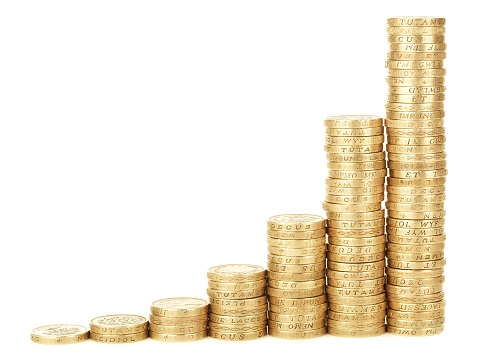
#> input picture coins.jpeg, 484 x 359 px
$ python -i transform_images.py   (imports and definitions only)
#> lines starting #> are read from the running program, lines starting #| are printed output that depends on the picture
from PIL import Image, ImageEnhance


def openImageFile(filename):
#> called with filename = 'coins.jpeg'
    return Image.open(filename)
#> returned value is the input picture: PIL image 484x359 RGB; mean R, G, B 243.2, 234.9, 219.1


def saveImageFile(file, file_type):
    try:
        file.save(file, file_type)
    except IOError:
        print("Error ", IOError)


def modifyFileName(image, add):
    arr = image.filename.split('.')
    return arr[0] + add + "." + arr[1], arr[1]


def flipLeftToRight(filename):
    input_image = openImageFile(filename)
    output_image = input_image.transpose(Image.FLIP_LEFT_RIGHT)
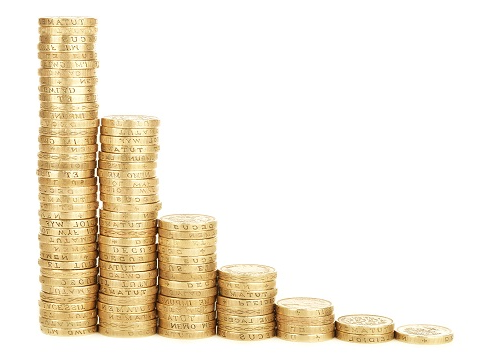
#> output_image: PIL image 484x359 RGB; mean R, G, B 243.2, 234.9, 219.1
    output_filename, extension = modifyFileName(input_image, "_FLR")
#> in modifyFileName, `arr = image.filename.split('.')`: arr = ['coins', 'jpeg']
#> output_filename = 'coins_FLR.jpeg'; extension = 'jpeg'
    output_image.save(output_filename, extension)


def flipTopToBottom(filename):
#> called with filename = 'coins.jpeg'
    input_image = openImageFile(filename)
    output_image = input_image.transpose(Image.FLIP_TOP_BOTTOM)
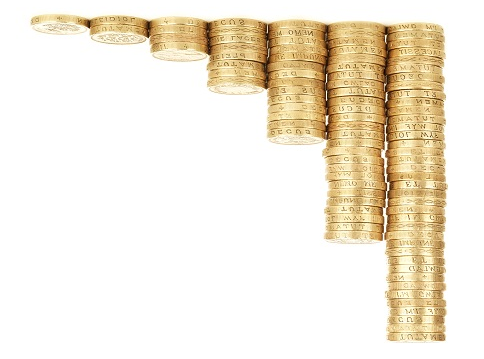
#> output_image: PIL image 484x359 RGB; mean R, G, B 243.2, 234.9, 219.1
    output_filename, extension = modifyFileName(input_image, "_FTB")
#> output_filename = 'coins_FTB.jpeg'; extension = 'jpeg'
    output_image.save(output_filename, extension)


def rotate90(filename):
#> called with filename = 'coins.jpeg'
    input_image = openImageFile(filename)
    output_image = input_image.transpose(Image.ROTATE_90)
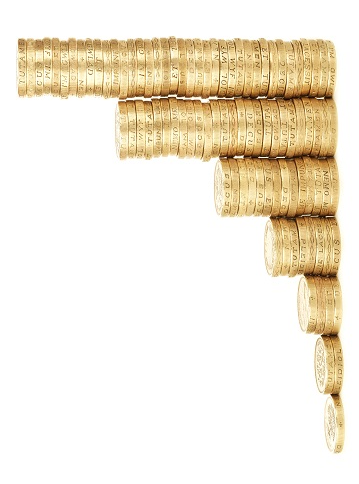
#> output_image: PIL image 359x484 RGB; mean R, G, B 243.2, 234.9, 219.1
    output_filename, extension = modifyFileName(input_image, "_R90")
#> output_filename = 'coins_R90.jpeg'; extension = 'jpeg'
    output_image.save(output_filename, extension)


def rotate180(filename):
#> called with filename = 'coins.jpeg'
    input_image = openImageFile(filename)
    output_image = input_image.transpose(Image.ROTATE_180)
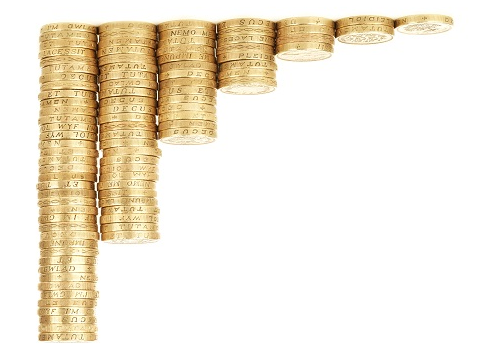
#> output_image: PIL image 484x359 RGB; mean R, G, B 243.2, 234.9, 219.1
    output_filename, extension = modifyFileName(input_image, "_R180")
#> output_filename = 'coins_R180.jpeg'; extension = 'jpeg'
    output_image.save(output_filename, extension)


def rotate270(filename):
#> called with filename = 'coins.jpeg'
    input_image = openImageFile(filename)
    output_image = input_image.transpose(Image.ROTATE_270)
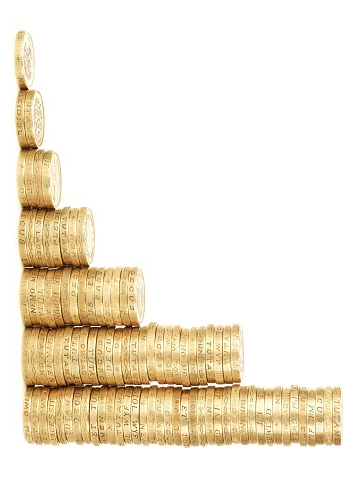
#> output_image: PIL image 359x484 RGB; mean R, G, B 243.2, 234.9, 219.1
    output_filename, extension = modifyFileName(input_image, "_R270")
#> output_filename = 'coins_R270.jpeg'; extension = 'jpeg'
    output_image.save(output_filename, extension)


def sharpen(filename):
#> called with filename = 'coins.jpeg'
    input_image = openImageFile(filename)
    enhancer = ImageEnhance.Sharpness(input_image)
    output_image = enhancer.enhance(2.0)
#> output_image: PIL image 484x359 RGB
    output_filename, extension = modifyFileName(input_image, "_S2")
#> output_filename = 'coins_S2.jpeg'; extension = 'jpeg'
    output_image.save(output_filename, extension)


def blur(filename):
#> called with filename = 'coins.jpeg'
    input_image = openImageFile(filename)
    enhancer = ImageEnhance.Sharpness(input_image)
    output_image = enhancer.enhance(0.0)
    output_filename, extension = modifyFileName(input_image, "_B0")
#> output_filename = 'coins_B0.jpeg'; extension = 'jpeg'
    output_image.save(output_filename, extension)


def resize(filename):
    input_image = openImageFile(filename)
    output_image = input_image.resize((528, 360))
    output_filename, extension = modifyFileName(input_image, "")
    output_image.save(filename, extension)


def performTransformationSet(filename):
    flipLeftToRight(filename)
    flipTopToBottom(filename)
    rotate90(filename)
    rotate180(filename)
    rotate270(filename)


def performTransformationSetWithBlurAndSharpen(filename):
    flipLeftToRight(filename)
    flipTopToBottom(filename)
    rotate90(filename)
    rotate180(filename)
    rotate270(filename)
    sharpen(filename)
    blur(filename)

"""


"""

>>> result = performTransformationSetWithBlurAndSharpen('coins.jpeg')
